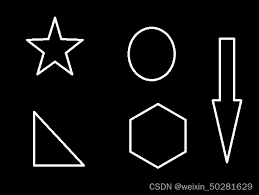
#> input picture images/apporox.png, 259 x 195 px
$ python apporxply.py
#> lines starting #> are read from the running program, lines starting #| are printed output that depends on the picture; after the words box and inside, x2 and y2 are one past the last pixel; in counts of white or black regions, pixels touching at a corner belong together; long printed decimals are rounded
import cv2
import numpy as np


img = cv2.imread("./images/apporox.png")
#> img is the input picture: shape (195, 259, 3); min 0, max 255, mean 12.5
img_gray = cv2.cvtColor(img, cv2.COLOR_BGR2GRAY)
_, mask = cv2.threshold(img_gray, 200, 255, cv2.THRESH_BINARY)
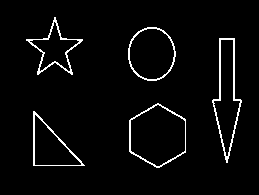
#> mask: shape (195, 259); 3.6% white in thin lines or dots, all inside (x1, y1, x2, y2) = (26, 17, 242, 168)

contours, _ = cv2.findContours(
    mask, cv2.RETR_EXTERNAL, cv2.CHAIN_APPROX_SIMPLE)
#> contours = 5 contours; box (x1, y1, x2, y2) and area: (129, 103, 186, 168) 2721, (128, 27, 176, 81) 1964, (212, 38, 242, 163) 1875, (33, 111, 85, 166) 1409, (26, 17, 83, 75) 1153
# print(len(contours))
for con in contours:
    arc = cv2.arcLength(con, True)
    poly = cv2.approxPolyDP(con, 0.02 * arc, True)
    # print(poly.shape[0])
    (x, y), r = cv2.minEnclosingCircle(con)
    print(x, y)
    pos = np.ravel(poly)
    cv2.putText(img, str(poly.shape[0]), (int(x), int(y)),
                cv2.FONT_HERSHEY_COMPLEX, 1, (0, 255, 0), 2)
#> this loop made 5 passes
#> (arc, x, y, r) on passes 3 to 5: (287.3, 226.5, 99.77, 62.23), (166, 151.5, 53.5, 26.88), (228.3, 54.5, 48.18, 31.19)
#> (arc, x, y, r, pos) on passes 1 to 2: (180.7, 58.5, 138, 37.14, [33, 111, 33, 165, 84, 165]), (202.5, 157.3, 135.3, 32.34, [157, 103, 129, 120, 129, 151, 159, 167, 185, 152, 185, 119])
#| 58.5 138.0
#| 157.289 135.331
#| 226.5 99.774
#| 151.5 53.5
#| 54.5 48.184
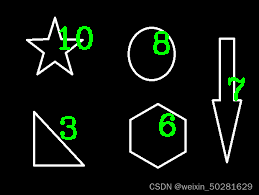
#> img: shape (195, 259, 3); 2.27% of pixels changed, all inside (x1, y1, x2, y2) = (59, 26, 245, 140)

    # print(np.ravel(poly[0]))

cv2.imshow("thresh", mask)


cv2.imshow('img', img)

if cv2.waitKey(0) & 0xFF == ord("q"):
#> (key q is pressed here)
    cv2.destroyAllWindows()
